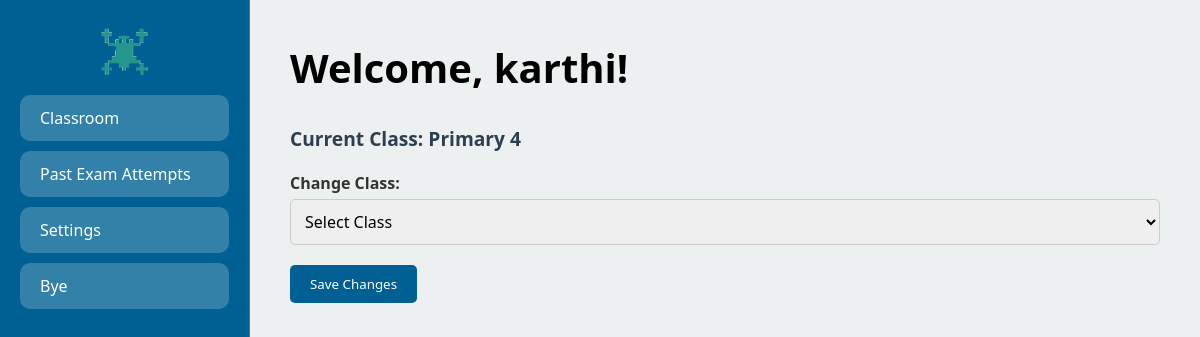
Before: /settings (signed in) with the older database file.
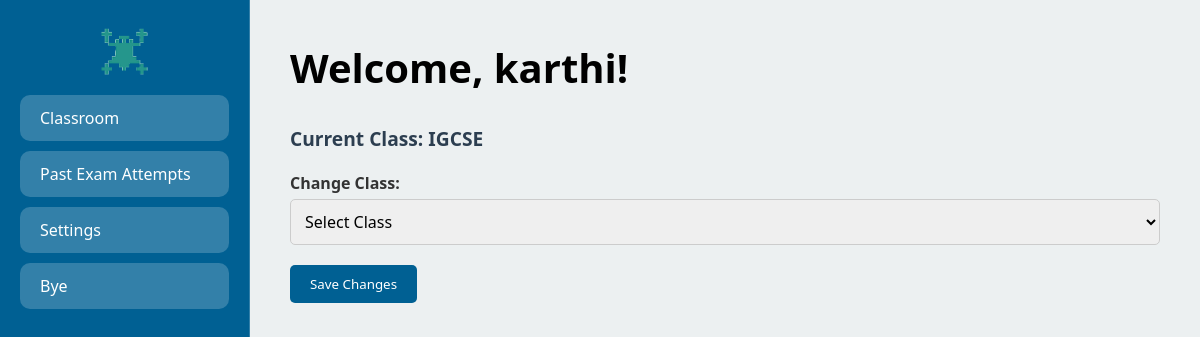
After: the same page with the newer database file.
### app.py (models this page shows)
class User(db.Model, UserMixin):
    id = db.Column(db.Integer, primary_key=True)
    username = db.Column(db.String(20), unique=True, nullable=False)
    password = db.Column(db.String(60), nullable=False)
    student_class = db.Column(db.String(50), nullable=False)

### app.py (the view)
@app.route("/settings")
@login_required
def settings():
    return render_template("settings.html")

### app.py (called while the page is built)
@login_manager.user_loader
def load_user(user_id):
    return User.query.get(int(user_id))

### templates/settings.html (shortened to what this page needs)
<!DOCTYPE html>
<html lang="en">
<head>
</head>
<body>
    <div class="sidebar">
    <center> <img src="static/logo.png" alt="Backbench Logo"></center>
            <a href="{{ url_for('user_home') }}" class="sidebar-button">Classroom</a>
            <a href="{{ url_for('attempts') }}" class="sidebar-button">Past Exam Attempts</a>
            <a href="{{ url_for('settings') }}" class="sidebar-button">Settings</a>
        <a href="{{ url_for('logout') }}" class="sidebar-button">Bye</a>
    </div>
    <div class="content">
        <h1>Welcome, {{ current_user.username }}!</h1>
        <div class="current-class">
            Current Class: <span>{{ current_user.student_class }}</span>
        </div>
        <form method="POST" action="{{ url_for('change_class') }}">
            <div class="form-group">
                <label for="class">Change Class:</label>
                <select id="class" name="class" required>
                    <option value="">Select Class</option>
                </select>
            </div>
            <button type="submit">Save Changes</button>
        </form>
    </div>
</body>
</html>

Changed rows visible on the page:
changed User "karthi": student_class "Primary 4" → "IGCSE"
